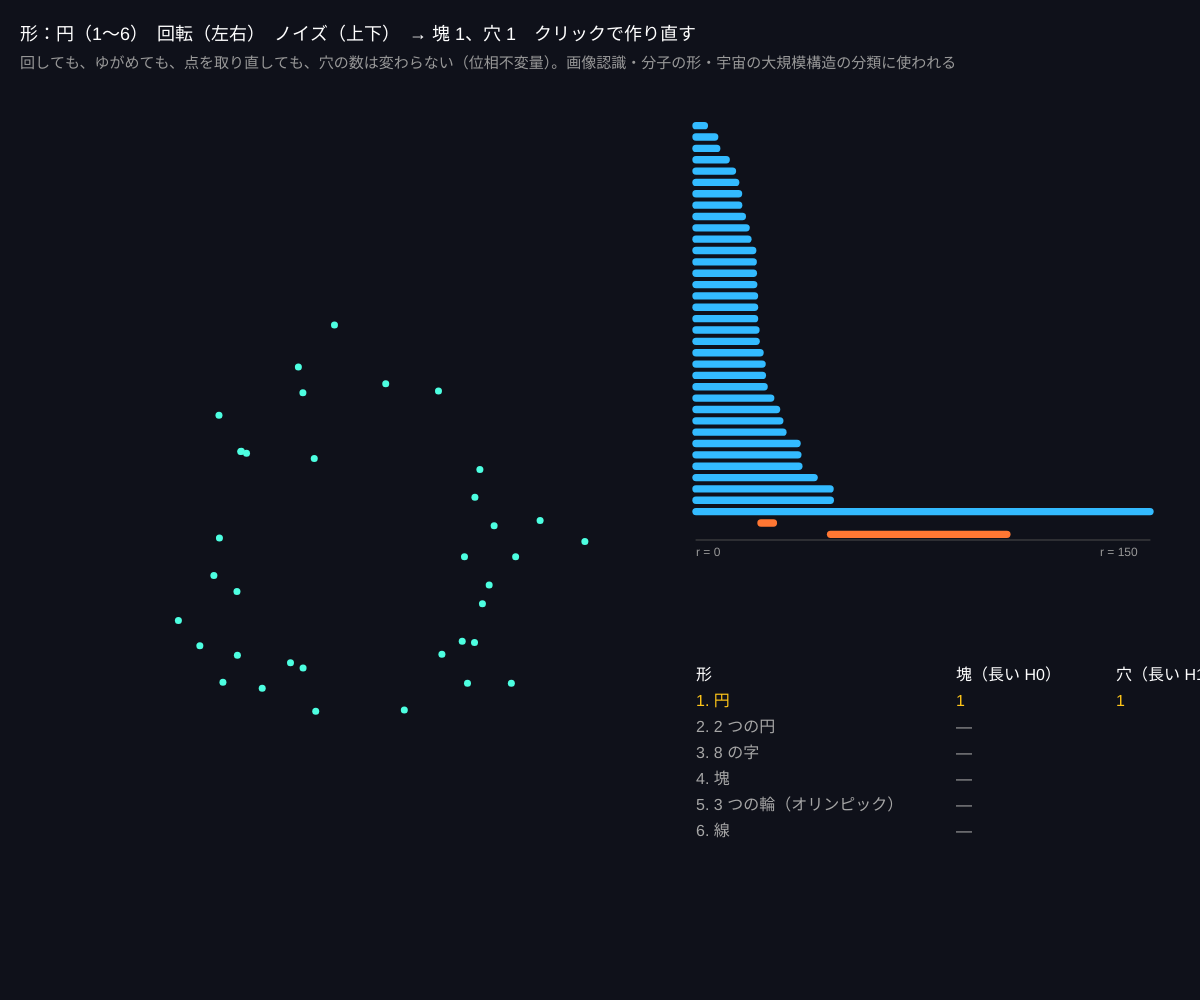
Frame 1 (no input)
Frame 60 (no input): identical to frame 1, image omitted
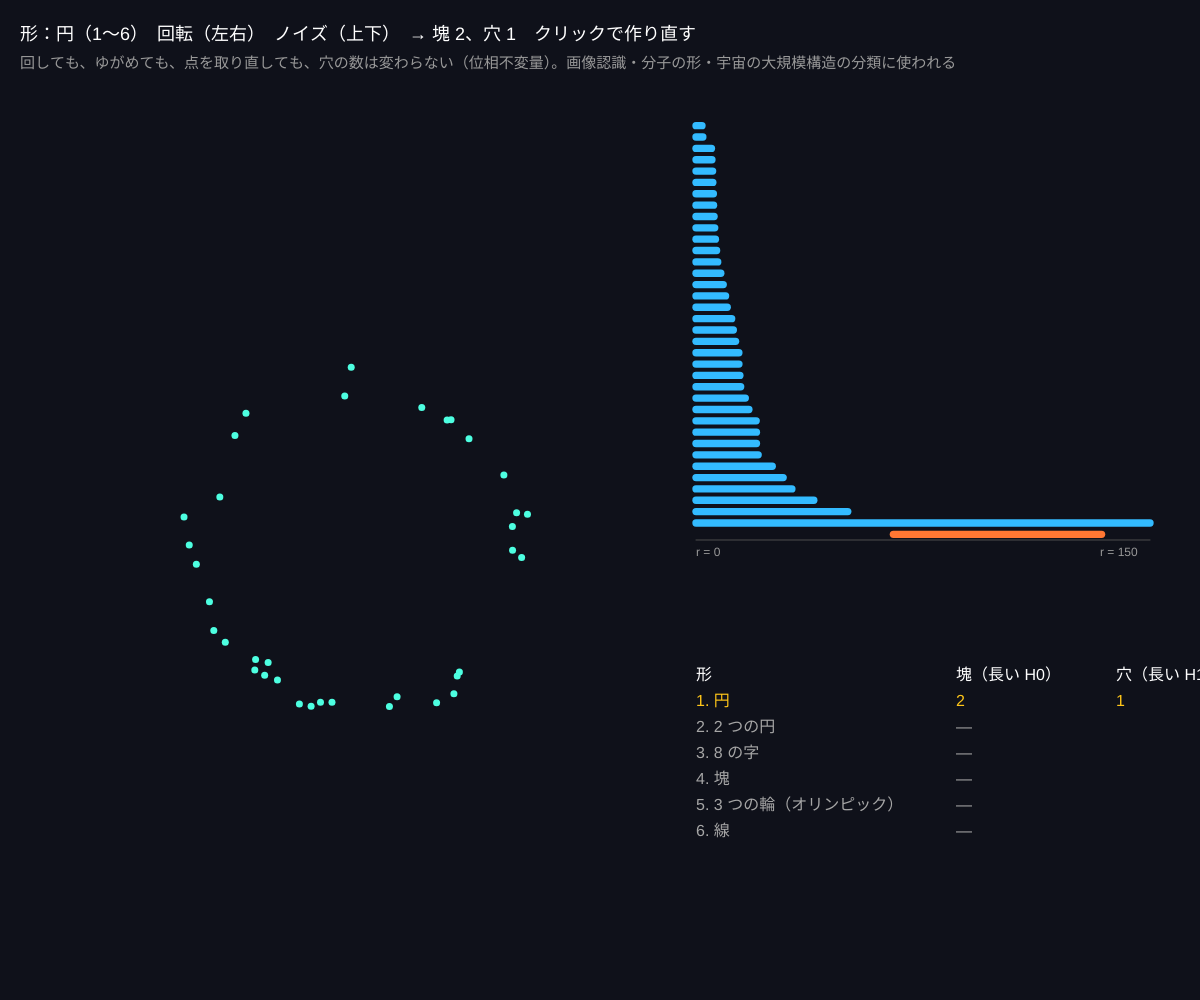
Frame 120 (the mouse pressed at the canvas centre since frame 60)

The p5.js sketch that drew these frames (run headless with seeded random() and noise() and a simulated clock; from frame 60 on, the mouse is pressed at the canvas centre):

// p5.js sketch
// ── sketch.js
// ============================================
// 07 形の「指紋」（バーコードで形を見分ける）
// 回転しても、伸び縮みしても、ノイズがあっても、穴の数は変わらない
// 6 種類の形のバーコードを並べて、「長い H1 の棒の数」で形が分類できることを確かめる
// 1〜6 で形 / マウス左右 = 回転 / 上下 = ノイズ / クリックで作り直す
// ============================================

let shape = 1;
let seed = 1;
let pts = [];
let bars = [];
let maxR = 150;
let names = ['', '円', '2 つの円', '8 の字', '塊', '3 つの輪（オリンピック）', '線'];
let table = {}; // 形ごとの穴の数の記録

function setup() {
  createCanvas(windowWidth, windowHeight);
  colorMode(HSB, 360, 100, 100, 100);
  makePoints();
}

function makePoints() {
  randomSeed(seed);
  let noiseAmt = map(mouseY, 0, height, 25, 0, true);
  let rot = map(mouseX, 0, width, 0, PI);
  let raw = [];
  let R = min(width, height) * 0.16;
  for (let i = 0; i < 36; i++) {
    let a = random(TWO_PI), x, y;
    if (shape === 1) { x = cos(a) * R; y = sin(a) * R; }
    else if (shape === 2) { let s = random() < 0.5 ? -1 : 1; x = s * R * 1.1 + cos(a) * R * 0.6; y = sin(a) * R * 0.6; }
    else if (shape === 3) { x = R * 1.3 * sin(a); y = R * 0.9 * sin(a) * cos(a); }
    else if (shape === 4) { let rr = R * sqrt(random()); x = cos(a) * rr; y = sin(a) * rr; }
    else if (shape === 5) { let k = floor(random(3)); x = (k - 1) * R * 1.3 + cos(a) * R * 0.55; y = sin(a) * R * 0.55; }
    else { x = random(-R * 1.5, R * 1.5); y = x * 0.3; }
    // ★ 回転してもノイズを足しても、穴の数は同じはず
    let rx = x * cos(rot) - y * sin(rot), ry = x * sin(rot) + y * cos(rot);
    raw.push({ x: width * 0.3 + rx + randomGaussian() * noiseAmt, y: height * 0.55 + ry + randomGaussian() * noiseAmt });
  }
  pts = raw;
  bars = persistence(pts, maxR);
  let holes = bars.filter((b) => b.dim === 1 && (b.death === Infinity ? maxR : b.death) - b.birth > maxR * 0.18).length;
  let comps = bars.filter((b) => b.dim === 0 && (b.death === Infinity ? maxR : b.death) - b.birth > maxR * 0.3).length;
  table[shape] = { holes, comps };
}

function draw() {
  background(230, 40, 10);
  if (frameCount % 15 === 0) makePoints(); // マウスに追従（重いので間引き）

  noStroke();
  for (let p of pts) { fill(170, 70, 100); circle(p.x, p.y, 7); }

  // 右：バーコード
  let bx = width * 0.58, bw = width - bx - 50;
  drawBarcode(bars, bx, 120, bw, height * 0.42, maxR);

  // 下：表
  let ty = height * 0.68;
  fill(0, 0, 100);
  textSize(16);
  text('形', bx, ty); text('塊（長い H0）', bx + 260, ty); text('穴（長い H1）', bx + 420, ty);
  for (let k = 1; k <= 6; k++) {
    let y = ty + 26 * k;
    fill(k === shape ? 45 : 0, k === shape ? 90 : 0, k === shape ? 100 : 65);
    text(k + '. ' + names[k], bx, y);
    if (table[k]) { text(table[k].comps, bx + 260, y); text(table[k].holes, bx + 420, y); }
    else text('—', bx + 260, y);
  }

  let t = table[shape];
  fill(0, 0, 100);
  textSize(18);
  text('形：' + names[shape] + '（1〜6）　回転（左右）　ノイズ（上下）　→ 塊 ' + t.comps + '、穴 ' + t.holes + '　クリックで作り直す', 20, 40);
  fill(0, 0, 60);
  textSize(15);
  text('回しても、ゆがめても、点を取り直しても、穴の数は変わらない（位相不変量）。画像認識・分子の形・宇宙の大規模構造の分類に使われる', 20, 68);
}

function keyPressed() { if (key >= '1' && key <= '6') { shape = int(key); makePoints(); } }
function mousePressed() { seed = floor(random(10000)); makePoints(); }

// ---------- やってみよう ----------
// 1. 全部の形を 1 度ずつ表示して、表を埋めよう。見分けられない組み合わせはある？
// 2. ノイズを最大にしても分類できる？ どの形から壊れる？
// 3. 「穴の数が同じ形」を区別するには、何を追加で見ればいい？（穴の大きさ = 棒の長さ）



// ==================================================
// ここから下は「TDA の道具」です（リップス複体とパーシステント・ホモロジーの計算）
// （中身は読まなくても OK。消さないでね）
// ==================================================

// 2 点の距離（z があれば 3 次元）
function ptDist(a, b) {
  let dx = a.x - b.x, dy = a.y - b.y, dz = (a.z || 0) - (b.z || 0);
  return Math.sqrt(dx * dx + dy * dy + dz * dz);
}

// リップス複体：半径 r（直径 2r）以内の点どうしをつなぐ
//   返り値 { edges: [[i, j, 長さ]], triangles: [[i, j, k, 長さ]] }
function ripsComplex(pts, r) {
  let edges = [], triangles = [];
  let n = pts.length;
  let near = [];
  for (let i = 0; i < n; i++) near.push([]);
  for (let i = 0; i < n; i++) {
    for (let j = i + 1; j < n; j++) {
      let d = ptDist(pts[i], pts[j]);
      if (d <= 2 * r) {
        edges.push([i, j, d]);
        near[i].push(j);
      }
    }
  }
  for (let i = 0; i < n; i++) {
    for (let j of near[i]) {
      for (let k of near[j]) {
        if (near[i].includes(k)) {
          let d = Math.max(ptDist(pts[i], pts[j]), ptDist(pts[j], pts[k]), ptDist(pts[i], pts[k]));
          triangles.push([i, j, k, d]);
        }
      }
    }
  }
  return { edges, triangles };
}

// パーシステント・ホモロジー（Z2 係数、列簡約）
//   返り値：バーの配列 [{ dim: 0 か 1, birth, death }]（death は半径 r の値、無限なら Infinity）
//   maxR：この半径まで計算（大きいほど重い）
function persistence(pts, maxR) {
  let n = pts.length;
  let { edges, triangles } = ripsComplex(pts, maxR);
  // 単体のリスト：頂点（誕生 0）、辺（長さ/2）、三角形（最長辺/2）
  let simplices = [];
  for (let i = 0; i < n; i++) simplices.push({ dim: 0, v: [i], birth: 0 });
  for (let [i, j, d] of edges) simplices.push({ dim: 1, v: [i, j], birth: d / 2 });
  for (let [i, j, k, d] of triangles) simplices.push({ dim: 2, v: [i, j, k], birth: d / 2 });
  simplices.sort((a, b) => a.birth - b.birth || a.dim - b.dim);
  let index = {};
  simplices.forEach((s, i) => (index[s.v.join(',')] = i));

  // 境界行列の列（Z2 なので「含まれる行の番号」の配列で表す）
  let columns = simplices.map((s) => {
    if (s.dim === 0) return [];
    if (s.dim === 1) return [index[String(s.v[0])], index[String(s.v[1])]].sort((a, b) => a - b);
    let [i, j, k] = s.v;
    return [index[[i, j].join(',')], index[[j, k].join(',')], index[[i, k].join(',')]].sort((a, b) => a - b);
  });

  // 列簡約：同じ「いちばん下の 1」を持つ列があれば足し合わせる（XOR）
  let pivotOf = {}; // 行番号 → その行をピボットに持つ列
  let killed = new Array(simplices.length).fill(false);
  let bars = [];
  for (let j = 0; j < columns.length; j++) {
    let col = columns[j];
    while (col.length && pivotOf[col[col.length - 1]] !== undefined) {
      col = xorSorted(col, columns[pivotOf[col[col.length - 1]]]);
    }
    columns[j] = col;
    if (col.length) {
      let low = col[col.length - 1];
      pivotOf[low] = j;
      killed[low] = true;
      let birth = simplices[low].birth, death = simplices[j].birth;
      if (death > birth + 1e-9) bars.push({ dim: simplices[low].dim, birth, death });
    }
  }
  // 誰にも殺されなかった「生む」単体 → 無限に生きるバー
  for (let i = 0; i < simplices.length; i++) {
    if (!columns[i].length && !killed[i] && simplices[i].dim < 2) bars.push({ dim: simplices[i].dim, birth: simplices[i].birth, death: Infinity });
  }
  return bars;
}

// ソート済み配列の対称差（Z2 の足し算）
function xorSorted(a, b) {
  let out = [], i = 0, j = 0;
  while (i < a.length || j < b.length) {
    if (j >= b.length || (i < a.length && a[i] < b[j])) out.push(a[i++]);
    else if (i >= a.length || b[j] < a[i]) out.push(b[j++]);
    else { i++; j++; }
  }
  return out;
}

// 半径 r のときのベッチ数 [β0, β1]（バーの中で r をまたぐものを数える）
function bettiAt(bars, r) {
  let b = [0, 0];
  for (let bar of bars) if (bar.birth <= r && r < bar.death) b[bar.dim]++;
  return b;
}

// バーコードを描く（x, y, w, h の枠に、半径 0〜maxR）
function drawBarcode(bars, x, y, w, h, maxR, currentR) {
  let sorted = bars.filter((b) => b.death - b.birth > maxR * 0.01 || b.death === Infinity).sort((a, b) => a.dim - b.dim || a.birth - b.birth);
  let rowH = Math.min(14, h / Math.max(sorted.length, 1));
  stroke(0, 0, 30);
  strokeWeight(1);
  line(x, y + h, x + w, y + h);
  for (let i = 0; i < sorted.length; i++) {
    let b = sorted[i];
    let x1 = x + (b.birth / maxR) * w, x2 = x + (Math.min(b.death, maxR) / maxR) * w;
    stroke(b.dim === 0 ? 200 : 20, 80, 100);
    strokeWeight(Math.max(2, rowH - 4));
    line(x1, y + i * rowH + rowH / 2, x2, y + i * rowH + rowH / 2);
  }
  if (currentR !== undefined) {
    stroke(45, 90, 100);
    strokeWeight(2);
    line(x + (currentR / maxR) * w, y, x + (currentR / maxR) * w, y + h);
  }
  noStroke();
  fill(0, 0, 60);
  textSize(12);
  text('r = 0', x, y + h + 16);
  text('r = ' + nf(maxR, 1, 0), x + w - 50, y + h + 16);
}
